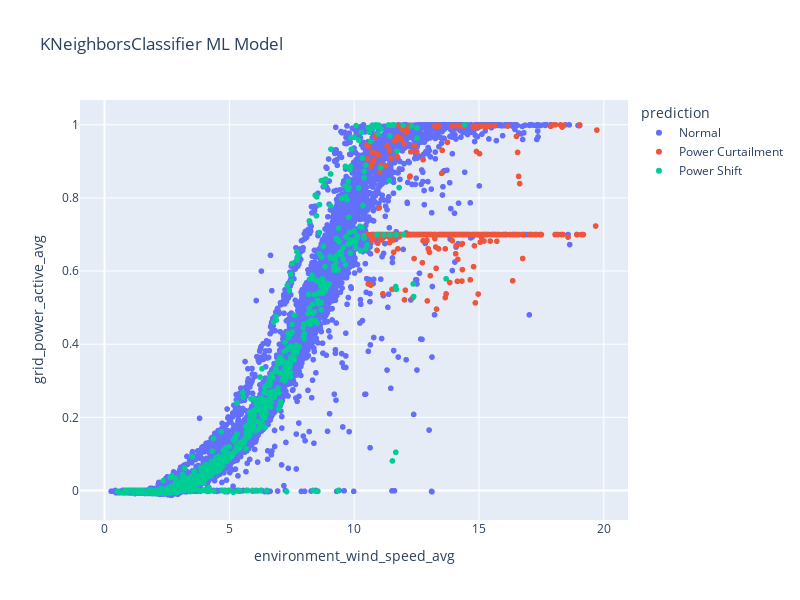

The notebook cell this image was saved under:
### Code cell
fig = px.scatter(X_test, x = "environment_wind_speed_avg", y ="grid_power_active_avg",color = "prediction", width=800, height=600, title="KNeighborsClassifier ML Model")
fig.show()

### Figure 1 — Plotly figure (JSON) as saved in the notebook; plotly's stock layout.template omitted (floating-point values rounded to 4 significant figures; data arrays with more than 128 entries replaced by an {"elided": "..."} marker saying what was removed)
{"data": [{"hovertemplate": "prediction=Normal<br>environment_wind_speed_avg=%{x}<br>grid_power_active_avg=%{y}<extra></extra>", "legendgroup": "Normal", "marker": {"color": "#636efa", "symbol": "circle"}, "mode": "markers", "name": "Normal", "showlegend": true, "type": "scattergl", "x": {"elided": "8752 float values"}, "xaxis": "x", "y": {"elided": "8752 float values"}, "yaxis": "y"}, {"hovertemplate": "prediction=Power Curtailment<br>environment_wind_speed_avg=%{x}<br>grid_power_active_avg=%{y}<extra></extra>", "legendgroup": "Power Curtailment", "marker": {"color": "#EF553B", "symbol": "circle"}, "mode": "markers", "name": "Power Curtailment", "showlegend": true, "type": "scattergl", "x": {"elided": "416 float values"}, "xaxis": "x", "y": {"elided": "416 float values"}, "yaxis": "y"}, {"hovertemplate": "prediction=Power Shift<br>environment_wind_speed_avg=%{x}<br>grid_power_active_avg=%{y}<extra></extra>", "legendgroup": "Power Shift", "marker": {"color": "#00cc96", "symbol": "circle"}, "mode": "markers", "name": "Power Shift", "showlegend": true, "type": "scattergl", "x": {"elided": "750 float values"}, "xaxis": "x", "y": {"elided": "750 float values"}, "yaxis": "y"}], "layout": {"height": 600, "legend": {"title": {"text": "prediction"}, "tracegroupgap": 0}, "title": {"text": "KNeighborsClassifier ML Model"}, "width": 800, "xaxis": {"anchor": "y", "autorange": true, "domain": [0, 1], "range": [-0.9836, 20.97], "title": {"text": "environment_wind_speed_avg"}, "type": "linear"}, "yaxis": {"anchor": "x", "autorange": true, "domain": [0, 1], "range": [-0.08071, 1.068], "title": {"text": "grid_power_active_avg"}, "type": "linear"}}}
